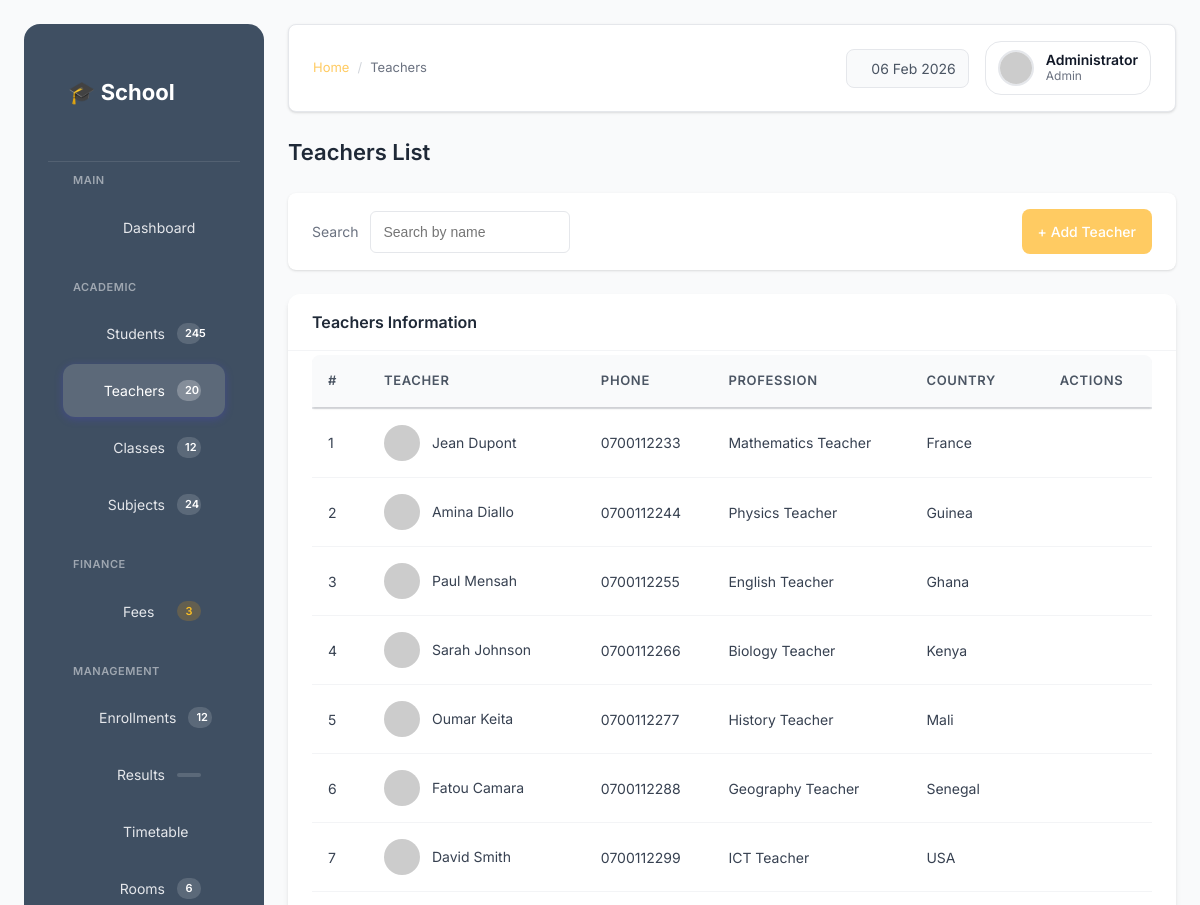
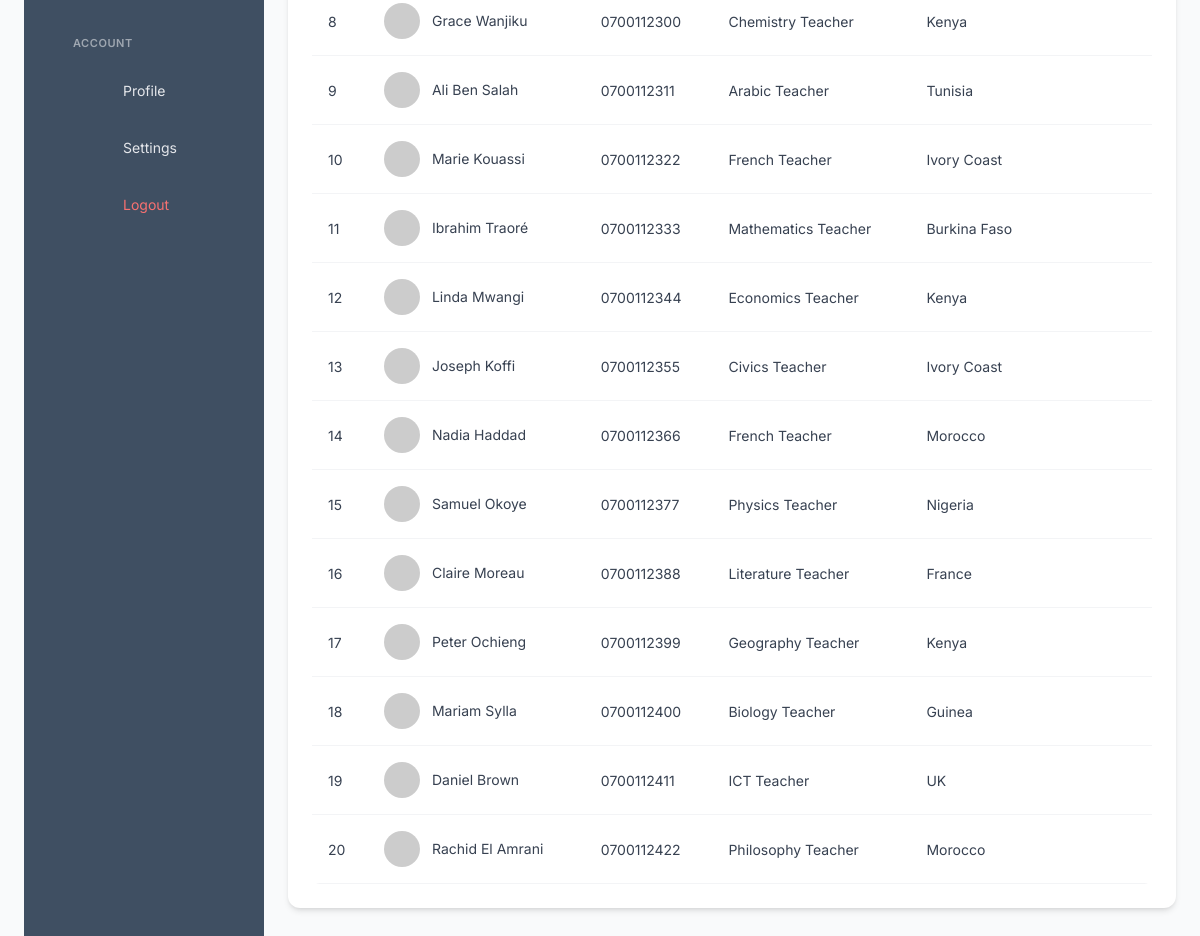
The page /teachers (signed in) on the database its author committed (2 pictures, top to bottom).
### tables this page shows
CREATE TABLE teachers (
    id INTEGER PRIMARY KEY AUTOINCREMENT,
    first_name TEXT NOT NULL,
    last_name TEXT NOT NULL,
    phone TEXT,
    profession TEXT,
    diploma TEXT,
    country TEXT,
    photo TEXT
);

### app.py (the view)
@app.route("/teachers")
@login_required
def teachers():
    conn = get_db_connection()
    teachers = conn.execute("SELECT * FROM teachers").fetchall()
    conn.close()
    return render_template("teachers.html",
                         teachers=teachers,
                         page_title="Teachers",
                         page_heading="Teachers")

### app.py (called while the page is built)
def get_db_connection():
    conn = sqlite3.connect(DB_PATH)
    conn.row_factory = sqlite3.Row
    return conn

def login_required(f):
    @wraps(f)
    def decorated_function(*args, **kwargs):
        if not session.get("admin_logged_in"):
            return redirect(url_for("login"))
        return f(*args, **kwargs)
    return decorated_function

@app.context_processor
def inject_date():
    return {"current_date": datetime.now().strftime("%d %b %Y")}

### templates/teachers.html (shortened to what this page needs)
{% extends "base.html" %}
{% block breadcrumb %}Teachers{% endblock %}
{% block content %}
<div class="page-header">
    <h2>Teachers List</h2>
</div>
<div class="filter-bar">
    <div class="filter-group">
        <label>Search</label>
        <input type="text" placeholder="Search by name">
    </div>
    <a href="{{ url_for('add_teacher') }}" class="btn btn-primary">
        + Add Teacher
    </a>
</div>
<div class="card">
    <div class="card-header">
        Teachers Information
    </div>
    <div class="card-body">
        <div class="table-container">
        <table class="table">
            <thead>
                <tr>
                    <th>#</th>
                    <th>Teacher</th>
                    <th>Phone</th>
                    <th>Profession</th>
                    <th>Country</th>
                    <th class="text-right">Actions</th>
                </tr>
            </thead>
            <tbody>
                {% for teacher in teachers %}
                <tr>
                    <td>{{ teacher.id }}</td>
                    <td class="user-cell">
                        <img src="https://i.pravatar.cc/40?u={{ teacher.id }}"
                             alt="{{ teacher.first_name }} {{ teacher.last_name }}">
                        <span>{{ teacher.first_name }} {{ teacher.last_name }}</span>
                    </td>
                    <td>{{ teacher.phone }}</td>
                    <td>{{ teacher.profession }}</td>
                    <td>{{ teacher.country }}</td>
                    <td class="action-icons">
                        <a href="{{ url_for('edit_teacher', id=teacher.id) }}"
                           class="edit" title="Edit">
                        </a>
                        <a href="{{ url_for('delete_teacher', id=teacher.id) }}"
                           class="delete"
                           onclick="return confirm('Are you sure you want to delete this teacher?');"
                           title="Delete">
                        </a>
                    </td>
                </tr>
                {% endfor %}
            </tbody>
        </table>
    </div>
</div>
{% endblock %}

### static/css/main.css (style rules this page uses)
:root { --primary: #ffcb62; --primary-dark: #1e4fd8; --primary-light: #3b82f6; --login-primary: #ffd98e; --login-bg: #102032; --login-gradient: radial-gradient(ellipse at top left, #283647, #102032); --secondary: #10b981; --danger: #ef4444; --warning: #f59e0b; --info: #0ea5e9; --dark: #111827; --gray-900: #1f2937; --gray-800: #374151; --gray-700: #4b5563; --gray-600: #6b7280; --gray-500: #9ca3af; --gray-400: #d1d5db; --gray-300: #e5e7eb; --gray-200: #f3f4f6; --gray-100: #f9fafb; --white: #ffffff; --sidebar-bg: #3f4f62; --sidebar-text: #e5e7eb; --sidebar-hover: rgba(255, 255, 255, 0.15); --space-xs: 0.5rem; --space-sm: 0.75rem; --space-md: 1rem; --space-lg: 1.5rem; --space-xl: 2rem; --radius-sm: 0.375rem; --radius: 0.5rem; --radius-md: 0.75rem; --radius-lg: 1rem; --shadow-sm: 0 1px 2px 0 rgb(0 0 0 / 0.05); --shadow: 0 1px 3px 0 rgb(0 0 0 / 0.1), 0 1px 2px -1px rgb(0 0 0 / 0.1); --shadow-md: 0 4px 6px -1px rgb(0 0 0 / 0.1), 0 2px 4px -2px rgb(0 0 0 / 0.1); --shadow-lg: 0 10px 15px -3px rgb(0 0 0 / 0.1), 0 4px 6px -4px rgb(0 0 0 / 0.1); }
* { margin: 0; padding: 0; box-sizing: border-box; }
body { font-family: "Inter", "Segoe UI", sans-serif; background: var(--gray-100); color: var(--gray-800); line-height: 1.5; }
.page-header { display: flex; justify-content: space-between; align-items: center; margin-bottom: var(--space-lg); }
.page-header h2 { font-size: 1.375rem; font-weight: 600; color: var(--gray-900); }
.btn { display: inline-flex; align-items: center; gap: var(--space-xs); padding: var(--space-sm) var(--space-md); border-radius: var(--radius); font-size: 0.875rem; font-weight: 500; border: none; cursor: pointer; transition: all 0.2s ease; text-decoration: none; font-family: inherit; }
.btn-primary { background: var(--primary); color: var(--white); }
.card { background: var(--white); border-radius: var(--radius-md); box-shadow: var(--shadow-md); margin-bottom: var(--space-lg); overflow: hidden; }
.card-header { padding: var(--space-md) var(--space-lg); font-size: 1rem; font-weight: 600; border-bottom: 1px solid var(--gray-200); color: var(--gray-900); }
.card-body { padding: var(--space-lg); }
.filter-bar { display: flex; align-items: center; justify-content: space-between; gap: var(--space-sm); padding: var(--space-md) var(--space-lg); margin-bottom: var(--space-lg); background: var(--white); border-radius: var(--radius); box-shadow: var(--shadow); }
.filter-group { display: flex; align-items: center; gap: var(--space-sm); }
.filter-group label { font-size: 0.875rem; color: var(--gray-600); white-space: nowrap; }
.filter-group select, .filter-group input { padding: var(--space-sm); border-radius: var(--radius-sm); border: 1px solid var(--gray-300); font-size: 0.875rem; min-width: 150px; background: var(--white); }
.filter-group input { width: 200px; }
.table { width: 100%; border-collapse: collapse; font-size: 0.875rem; }
.table thead { background: var(--gray-100); }
.table th { text-align: left; font-weight: 600; color: var(--gray-700); padding: var(--space-md); border-bottom: 2px solid var(--gray-300); font-size: 0.8125rem; text-transform: uppercase; letter-spacing: 0.05em; }
.table td { padding: var(--space-md); color: var(--gray-800); border-bottom: 1px solid var(--gray-200); }
.user-cell { display: flex; align-items: center; gap: var(--space-sm); }
.user-cell img { width: 36px; height: 36px; border-radius: 50%; object-fit: cover; }
.action-icons { display: flex; gap: var(--space-sm); }
.action-icons a { color: var(--gray-500); text-decoration: none; font-size: 1rem; transition: color 0.2s; padding: var(--space-xs); border-radius: var(--radius-sm); }
.table-container { max-height: 600px; overflow-y: auto; border: 0px solid var(--gray-300); border-radius: var(--radius); margin-top: -20px; }
.table-container table { margin-bottom: 0; }
.table-container thead { position: sticky; top: 0; background: var(--gray-100); z-index: 10; box-shadow: 0 2px 2px -1px rgba(0,0,0,0.1); }
.table-container { max-height: calc(100vh - 300px); min-height: 770px; overflow-y: auto; }

### rows shown on the page
teachers: id "1", first_name "Jean", last_name "Dupont", phone "0700112233", profession "Mathematics Teacher", country "France"
teachers: id "2", first_name "Amina", last_name "Diallo", phone "0700112244", profession "Physics Teacher", country "Guinea"
teachers: id "3", first_name "Paul", last_name "Mensah", phone "0700112255", profession "English Teacher", country "Ghana"
teachers: id "4", first_name "Sarah", last_name "Johnson", phone "0700112266", profession "Biology Teacher", country "Kenya"
teachers: id "5", first_name "Oumar", last_name "Keita", phone "0700112277", profession "History Teacher", country "Mali"
teachers: id "6", first_name "Fatou", last_name "Camara", phone "0700112288", profession "Geography Teacher", country "Senegal"
teachers: id "7", first_name "David", last_name "Smith", phone "0700112299", profession "ICT Teacher", country "USA"
teachers: id "8", first_name "Grace", last_name "Wanjiku", phone "0700112300", profession "Chemistry Teacher", country "Kenya"
teachers: id "9", first_name "Ali", last_name "Ben Salah", phone "0700112311", profession "Arabic Teacher", country "Tunisia"
teachers: id "10", first_name "Marie", last_name "Kouassi", phone "0700112322", profession "French Teacher", country "Ivory Coast"
teachers: id "11", first_name "Ibrahim", last_name "Traoré", phone "0700112333", profession "Mathematics Teacher", country "Burkina Faso"
teachers: id "12", first_name "Linda", last_name "Mwangi", phone "0700112344", profession "Economics Teacher", country "Kenya"
teachers: id "13", first_name "Joseph", last_name "Koffi", phone "0700112355", profession "Civics Teacher", country "Ivory Coast"
teachers: id "14", first_name "Nadia", last_name "Haddad", phone "0700112366", profession "French Teacher", country "Morocco"
teachers: id "15", first_name "Samuel", last_name "Okoye", phone "0700112377", profession "Physics Teacher", country "Nigeria"
teachers: id "16", first_name "Claire", last_name "Moreau", phone "0700112388", profession "Literature Teacher", country "France"
teachers: id "17", first_name "Peter", last_name "Ochieng", phone "0700112399", profession "Geography Teacher", country "Kenya"
teachers: id "18", first_name "Mariam", last_name "Sylla", phone "0700112400", profession "Biology Teacher", country "Guinea"
teachers: id "19", first_name "Daniel", last_name "Brown", phone "0700112411", profession "ICT Teacher", country "UK"
teachers: id "20", first_name "Rachid", last_name "El Amrani", phone "0700112422", profession "Philosophy Teacher", country "Morocco"

### other values the page prints
{{ session.get('user_name', 'Administrator') }} "Administrator"
{{ session.get('user_role', 'Admin') }} "Admin"
